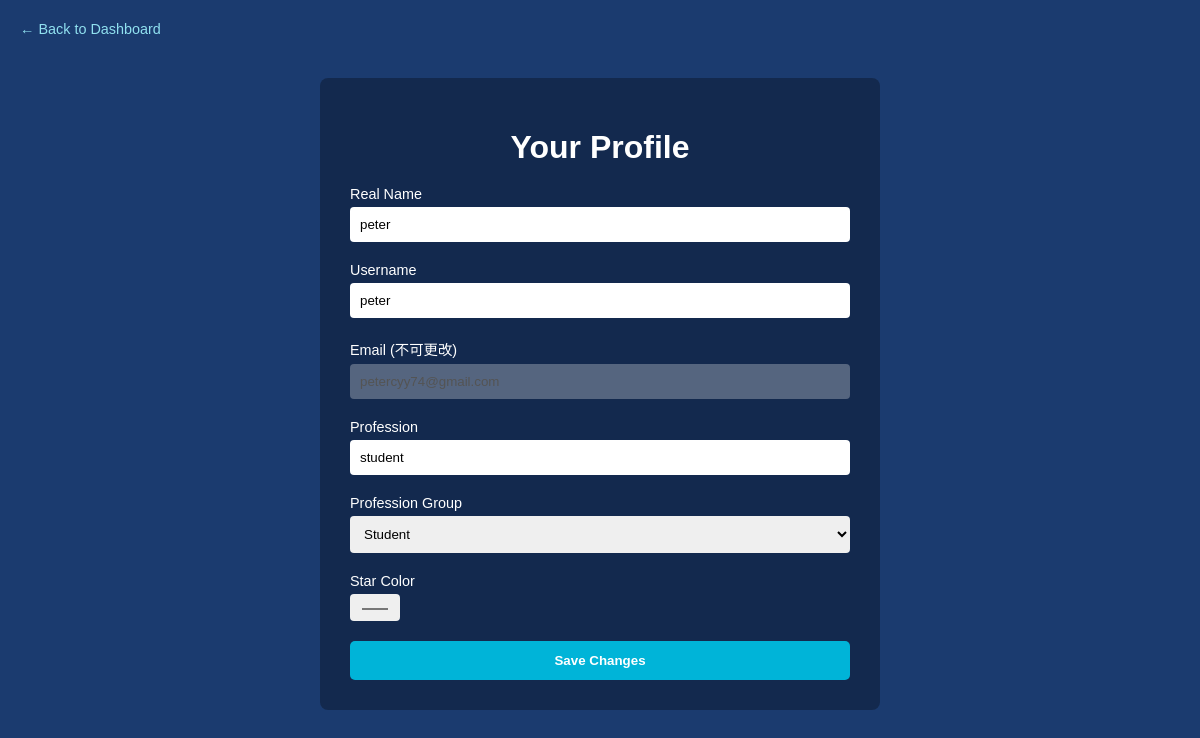
Page /user_info (signed in) on the earlier database version.
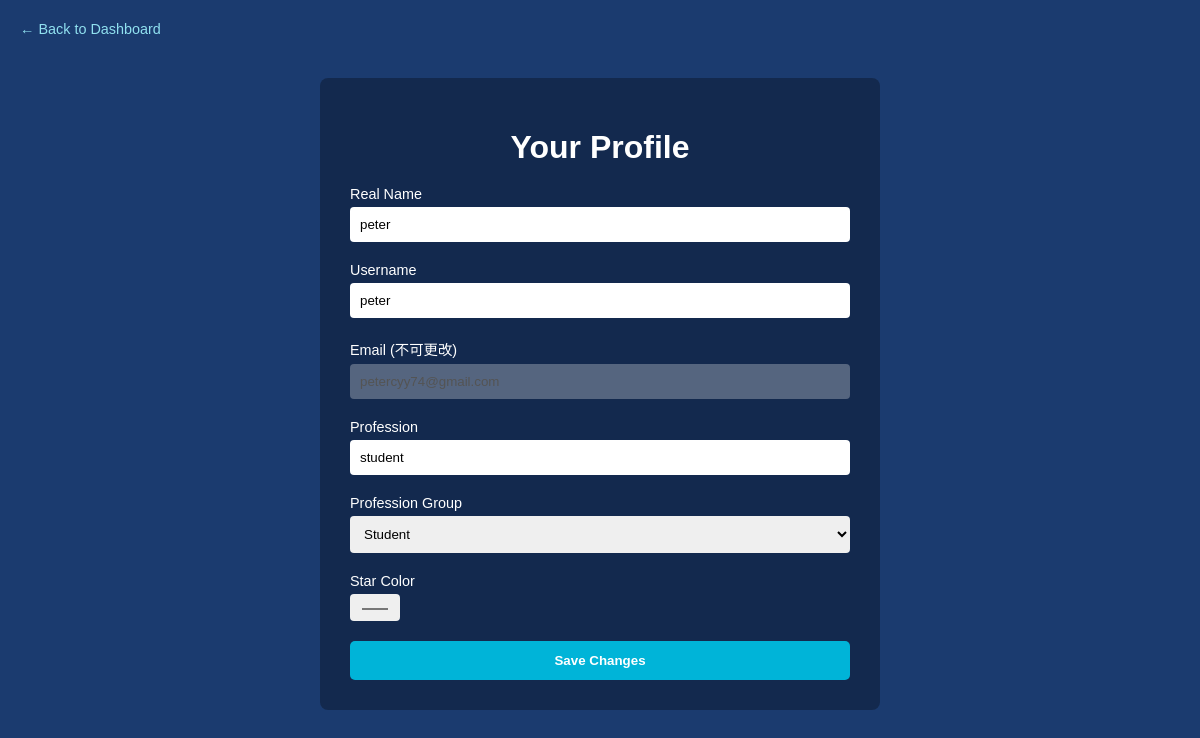
Same page on the later database version.
### tables this page shows
CREATE TABLE users (
            id INTEGER PRIMARY KEY AUTOINCREMENT,
            real_name TEXT NOT NULL,
            username TEXT NOT NULL UNIQUE,
            email TEXT NOT NULL UNIQUE,
            password TEXT NOT NULL,
            profession TEXT NOT NULL,
            profession_group TEXT NOT NULL
        , star_color TEXT);

### app.py (the view, shortened to what this page needs)
@app.route('/user_info', methods=['GET', 'POST'])
def user_info():
    if 'user_id' not in session:
        return redirect(url_for('login'))
    user_id = session['user_id']
    conn = get_connection()
    cursor = conn.cursor()
    cursor.execute('''
        SELECT real_name, username, email, profession, profession_group, star_color
          FROM users
         WHERE id=?
    ''', (user_id,))
    user = cursor.fetchone()
    conn.close()
    return render_template('user_info.html', user=user)

### models.py (called while the page is built)
def get_connection():
    base_dir = os.getcwd()
    instance_dir = os.path.join(base_dir, 'instance')
    if not os.path.isdir(instance_dir):
        os.makedirs(instance_dir)
    db_path = os.path.join(instance_dir, 'user_data.db')
    conn = sqlite3.connect(db_path)
    conn.row_factory = sqlite3.Row
    return conn

### templates/user_info.html (shortened to what this page needs)
<!DOCTYPE html>
<html lang="en">
<head>
  <link rel="stylesheet" href="{{ url_for('static', filename='css/user_info.css') }}">
</head>
<body>
  <nav>
    <a href="{{ url_for('dashboard') }}">← Back to Dashboard</a>
  </nav>
  <div class="profile-container">
    <h1>Your Profile</h1>
    <form method="POST" action="{{ url_for('user_info') }}">
      <div class="form-group">
        <label for="real_name">Real Name</label>
        <input type="text" id="real_name" name="real_name"
               value="{{ user['real_name'] }}" required>
      </div>
      <div class="form-group">
        <label for="username">Username</label>
        <input type="text" id="username" name="username"
               value="{{ user['username'] }}" required>
      </div>
      <div class="form-group">
        <label for="email">Email (不可更改)</label>
        <input type="email" id="email" name="email"
               value="{{ user['email'] }}" disabled>
      </div>
      <div class="form-group">
        <label for="profession">Profession</label>
        <input type="text" id="profession" name="profession"
               value="{{ user['profession'] }}" required>
      </div>
      <div class="form-group">
        <label for="profession_group">Profession Group</label>
        <select id="profession_group" name="profession_group" required>
          {% for grp in ['engineer','artist','teacher','scientist','writer','student'] %}
            <option value="{{ grp }}"
              {% if grp==user['profession_group'] %}selected{% endif %}>
              {{ grp.capitalize() }}
            </option>
          {% endfor %}
        </select>
      </div>
      <div class="form-group">
        <label for="star_color">Star Color</label>
        <input type="color" id="star_color" name="star_color"
               value="{{ user['star_color'] or '#FFD700' }}">
      </div>
      <button type="submit">Save Changes</button>
    </form>
  </div>
</body>
</html>

### static/css/user_info.css (style rules this page uses)
body { margin: 0; padding: 20px; background-color: #1b3b6f; font-family: Arial, sans-serif; color: white; }
nav a { color: #90e0ef; text-decoration: none; font-size: 0.9em; }
.profile-container { max-width: 500px; margin: 40px auto; background: rgba(0, 0, 0, 0.3); padding: 30px; border-radius: 8px; }
.profile-container h1 { text-align: center; margin-bottom: 20px; }
.form-group { display: flex; flex-direction: column; margin-bottom: 20px; }
.form-group label { margin-bottom: 5px; font-size: 0.9em; }
.form-group input, .form-group select { padding: 10px; border: none; border-radius: 4px; box-sizing: border-box; }
button { width: 100%; padding: 12px; border: none; border-radius: 5px; background-color: #00b4d8; color: white; font-weight: bold; cursor: pointer; transition: background-color 0.2s; }

Differences in the rows shown:
changed users "peter": star_color (not shown) → "#0062ff"
Other differences:
form field star_color: "#ffd700" → (not shown)
